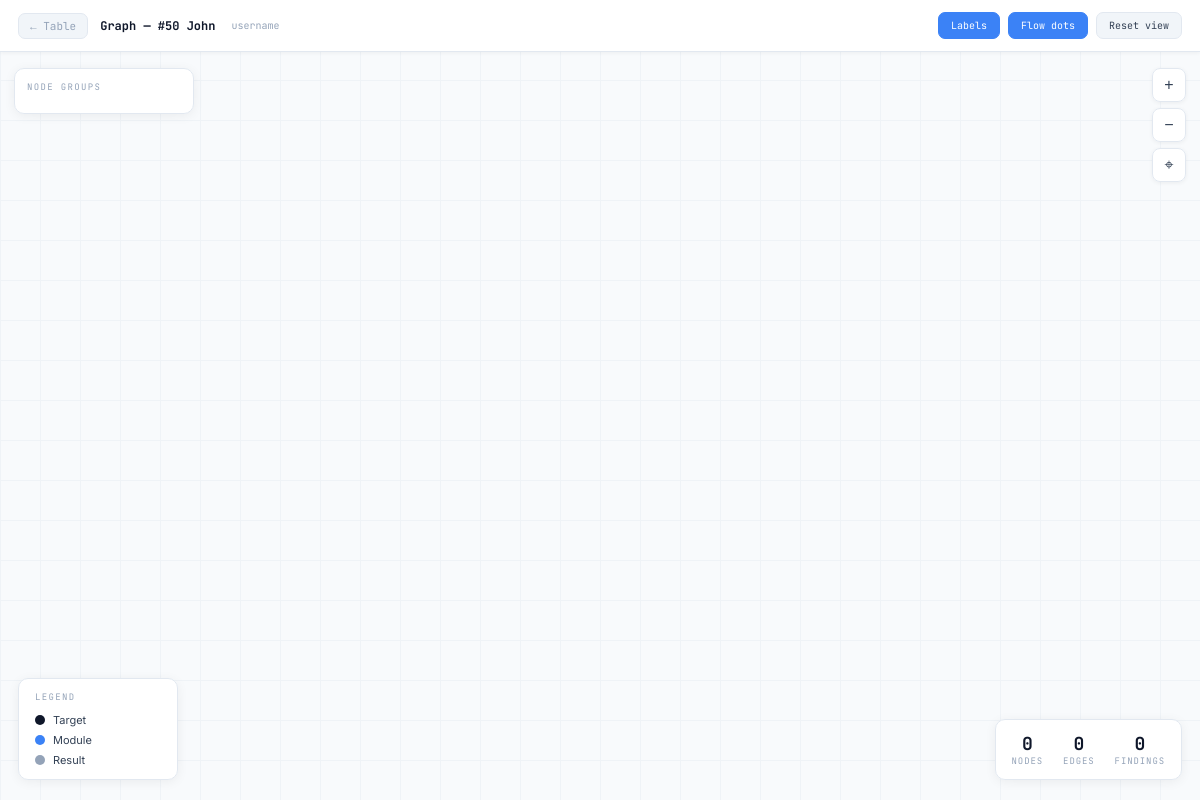
Page /scan/50/graph on the committed database.
### tables this page shows
CREATE TABLE scans (
                id          INTEGER PRIMARY KEY AUTOINCREMENT,
                target      TEXT NOT NULL,
                target_type TEXT NOT NULL,
                status      TEXT DEFAULT 'running',
                created_at  TEXT DEFAULT (datetime('now')),
                finished_at TEXT
            );

### app.py (the view)
@app.route("/scan/<int:scan_id>/graph")
def graph_view(scan_id):
    scan = db.get_scan(scan_id)
    if not scan:
        return "Scan not found", 404
    return render_template("graph.html", scan=scan)

### db.py (called while the page is built)
def get_conn():
    conn = sqlite3.connect(DB_PATH)
    conn.row_factory = sqlite3.Row
    return conn

def get_scan(scan_id):
    with get_conn() as conn:
        row = conn.execute("SELECT * FROM scans WHERE id=?", (scan_id,)).fetchone()
        return dict(row) if row else None

### templates/graph.html (shortened to what this page needs)
<!DOCTYPE html>
<html lang="en">
<head>
</head>
<body>
<nav>
  <a class="nav-back" href="/scan/{{ scan.id }}">← Table</a>
  <span class="nav-title">Graph — #{{ scan.id }} {{ scan.target }}</span>
  <span class="nav-sub">{{ scan.target_type }}</span>
  <div class="nav-right">
    <button class="nav-btn" id="btn-labels" onclick="toggleLabels()">Labels</button>
    <button class="nav-btn" id="btn-flow" onclick="toggleFlow()">Flow dots</button>
    <button class="nav-btn" onclick="resetView()">Reset view</button>
  </div>
</nav>
<div id="controls">
  <button class="ctrl-btn" onclick="zoom(1.2)" title="Zoom in">+</button>
  <button class="ctrl-btn" onclick="zoom(0.8)" title="Zoom out">−</button>
  <button class="ctrl-btn" onclick="resetView()" title="Reset">⌖</button>
</div>
<div id="filter-panel">
  <div class="fp-title">Node Groups</div>
</div>
<div id="legend">
  <div class="leg-title">Legend</div>
  <div class="leg-item"><span class="leg-dot" style="background:#0f172a"></span>Target</div>
  <div class="leg-item"><span class="leg-dot" style="background:#3b82f6"></span>Module</div>
  <div class="leg-item"><span class="leg-dot" style="background:#94a3b8"></span>Result</div>
</div>
<div id="stats">
  <div class="stat-row">
    <div class="stat-item"><div class="stat-num" id="stat-nodes">0</div><div class="stat-lbl">Nodes</div></div>
    <div class="stat-item"><div class="stat-num" id="stat-edges">0</div><div class="stat-lbl">Edges</div></div>
    <div class="stat-item"><div class="stat-num" id="stat-results">0</div><div class="stat-lbl">Findings</div></div>
  </div>
</div>
</body>
</html>

### templates/graph.html (style rules this page uses)
*,*::before,*::after { box-sizing:border-box;margin:0;padding:0 }
:root { --bg:#f8fafc;--surface:#fff;--surface2:#f1f5f9;--border:#e2e8f0; --text:#334155;--muted:#94a3b8;--head:#0f172a; --blue:#3b82f6;--purple:#8b5cf6;--green:#10b981;--red:#ef4444; --orange:#f97316;--teal:#14b8a6;--amber:#f59e0b; --mono:'JetBrains Mono',monospace;--sans:'Inter',sans-serif; }
html,body { height:100%;overflow:hidden;background:var(--bg);color:var(--text);font-family:var(--sans); }
body::before { content:'';position:fixed;inset:0;pointer-events:none; background-image:linear-gradient(var(--border) 1px,transparent 1px), linear-gradient(90deg,var(--border) 1px,transparent 1px); background-size:40px 40px;opacity:0.4; }
nav { position:fixed;top:0;left:0;right:0;z-index:50;height:52px; background:rgba(255,255,255,.96);backdrop-filter:blur(12px); border-bottom:1.5px solid var(--border); display:flex;align-items:center;gap:12px;padding:0 18px; box-shadow:0 1px 4px rgba(0,0,0,.05); }
.nav-back { font-family:var(--mono);font-size:11px;color:var(--muted);text-decoration:none; padding:5px 11px;border-radius:7px;border:1.5px solid var(--border); background:var(--surface2);transition:all .15s; }
.nav-title { font-family:var(--mono);font-size:12px;font-weight:700;color:var(--head); }
.nav-sub { font-family:var(--mono);font-size:10px;color:var(--muted);margin-left:4px; }
.nav-right { margin-left:auto;display:flex;gap:8px;align-items:center; }
.nav-btn { font-family:var(--mono);font-size:10px;padding:6px 12px;border-radius:7px; border:1.5px solid var(--border);background:var(--surface2);color:var(--text); cursor:pointer;transition:all .15s; }
.nav-btn.active { background:var(--blue);color:#fff;border-color:var(--blue); }
#legend { position:fixed;bottom:20px;left:18px;background:rgba(255,255,255,.95); backdrop-filter:blur(8px);border:1.5px solid var(--border);border-radius:10px; padding:12px 16px;box-shadow:0 2px 12px rgba(0,0,0,.06);min-width:160px; }
.leg-title { font-family:var(--mono);font-size:9px;letter-spacing:.15em;text-transform:uppercase; color:var(--muted);margin-bottom:10px; }
.leg-item { display:flex;align-items:center;gap:8px;margin-bottom:6px;font-size:11px;color:var(--text); }
.leg-item:last-child { margin-bottom:0; }
.leg-dot { width:10px;height:10px;border-radius:50%;flex-shrink:0; }
#stats { position:fixed;bottom:20px;right:18px;background:rgba(255,255,255,.95); backdrop-filter:blur(8px);border:1.5px solid var(--border);border-radius:10px; padding:12px 16px;box-shadow:0 2px 12px rgba(0,0,0,.06); }
.stat-row { display:flex;gap:20px; }
.stat-item { text-align:center; }
.stat-num { font-family:var(--mono);font-size:18px;font-weight:700;color:var(--head); }
.stat-lbl { font-family:var(--mono);font-size:9px;color:var(--muted);letter-spacing:.1em;text-transform:uppercase; }
#controls { position:fixed;top:68px;right:14px;display:flex;flex-direction:column;gap:6px; }
.ctrl-btn { width:34px;height:34px;border-radius:8px;border:1.5px solid var(--border); background:rgba(255,255,255,.95);color:var(--text);font-size:16px; cursor:pointer;display:flex;align-items:center;justify-content:center; box-shadow:0 1px 4px rgba(0,0,0,.06);transition:all .15s; }
#filter-panel { position:fixed;top:68px;left:14px;background:rgba(255,255,255,.95); backdrop-filter:blur(8px);border:1.5px solid var(--border);border-radius:10px; padding:12px;box-shadow:0 2px 12px rgba(0,0,0,.06);min-width:180px; }
.fp-title { font-family:var(--mono);font-size:9px;letter-spacing:.15em;text-transform:uppercase; color:var(--muted);margin-bottom:8px; }

### rows in the picture
scans: id "50", target "John", target_type "username"
